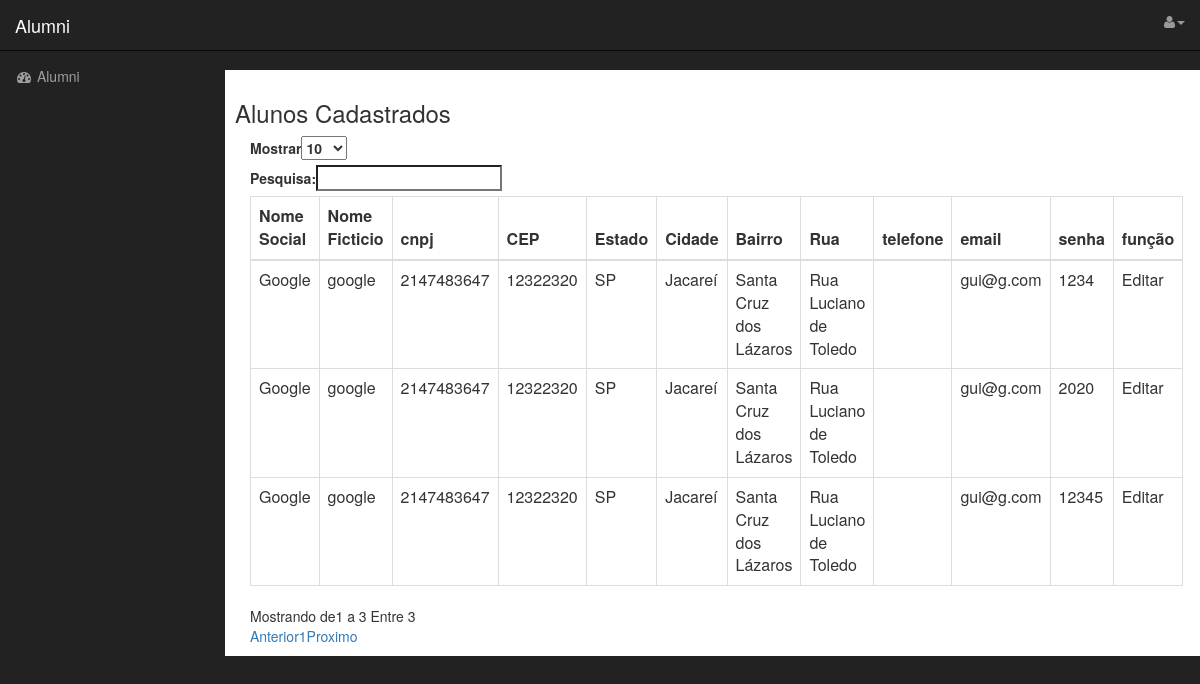
The app's page /adm/PHP/empresa.php with its own data.
### tables this page shows
CREATE TABLE `empresa` (
  `id_emp` int(11) NOT NULL,
  `nsocial` varchar(40) NOT NULL,
  `nficticio` varchar(40) NOT NULL,
  `cnpj` int(20) NOT NULL,
  `cep` int(40) NOT NULL,
  `estado` varchar(40) NOT NULL,
  `cidade` varchar(40) NOT NULL,
  `bairro` varchar(40) NOT NULL,
  `rua` varchar(40) NOT NULL,
  `telefone` varchar(40) NOT NULL,
  `email` varchar(40) NOT NULL,
  `senha` varchar(40) NOT NULL
);

### adm/PHP/empresa.php (the view, shortened to what this page needs)
<!DOCTYPE html>
<html lang="pt-br">
<head>
    <link href="../css/bootstrap.min.css" rel="stylesheet">
    <link href="../css/sb-admin.css" rel="stylesheet">
    <link href="../font-awesome/css/font-awesome.min.css" rel="stylesheet" type="text/css">
    <link rel="stylesheet" type="text/css" href="../css/estilo1.css" />
    <link rel="stylesheet" type="text/css" href="https://cdn.datatables.net/v/dt/dt-1.10.15/datatables.min.css"/>
</head>
<body>
    <div id="wrapper" class="fullheight">
        <nav class="navbar navbar-inverse navbar-fixed-top" role="navigation">
            <div class="navbar-header">
                <a class="navbar-brand" href="../index.php">Alumni</a>
            </div>
              <?php
                include('menu_usuario.php');
            ?>
                <div class="collapse navbar-collapse navbar-ex1-collapse">
                <ul class="nav navbar-nav side-nav">
                    <li>
                        <a href="../index.php"><i class="fa fa-fw fa-dashboard"></i> Alumni</a>
                    </li>
            <div class="collapse navbar-collapse navbar-ex1-collapse">
                <ul class="nav navbar-nav side-nav">
                    <li>
                        <a href="../index.php"><i class="fa fa-fw fa-dashboard"></i> Alumni</a>
                    </li>
                </ul>
            </div>
        </nav>
        <div id="page-wrapper" class="fullheight">
<h3>Alunos Cadastrados</h3>
            <div class="container-fluid">
                <div class="row">
                    <div class="col-lg-12" style="overflow-x:auto">
                        <table id="datat" class="table table-hover table-bordered">
                            <thead>
                                <tr>
                                    <th>Nome Social</th>
                                    <th>Nome Ficticio</th>
                                    <th>cnpj</th>
                                    <th>CEP</th>
                                    <th>Estado</th>
                                    <th>Cidade</th>
                                    <th>Bairro</th>
                                    <th>Rua</th>
                                    <th>telefone</th>
                                    <th>email</th>
                                    <th>senha</th>
                                    <th>função</th>
                                </tr>
                            </thead>
                            <tbody>
                            <?php
                            include 'conecta.php';
                            mysqli_select_db($conecta, 'alumni') or print(mysqli_error());
                            $sql = 'SELECT * FROM `empresa`';
                            $result = mysqli_query($conecta, $sql);
                            While($consulta = mysqli_fetch_array($result)) {
                                echo "<tr>
                                <td>$consulta[nsocial]</td>
                                <td>$consulta[nficticio]</td>
                                <td>$consulta[cnpj]</td>
                                <td>$consulta[cep]</td>
                                <td>$consulta[estado]</td>
                                <td>$consulta[cidade]</td>
                                <td>$consulta[bairro]</td>
                                <td>$consulta[rua]</td>
                               <td>$consulta[telefone]</td>
                               <td>$consulta[email]</td>
                                <td>$consulta[senha]</td>
                                <td>
                                <a?id_emp=$consulta[id_emp]'>Editar</a>
                                </td>
                                </tr>";
                            }
                            ?>
                            </tbody>
                        </table>
                    </div>
                </div>
            </div>
        </div>
    </div>
</body>
</html>

### adm/PHP/menu_usuario.php (shortened to what this page needs)
<?php
		echo  "<ul class='nav navbar-right top-nav'>"
                ."<li class='dropdown'> "
                ."    <a href='#' class='dropdown-toggle' data-toggle='dropdown'><i class='fa fa-user'></i>";
        echo  "<b class='caret'></b></a>"
                ."    <ul class='dropdown-menu'>"
                ."        <li>"
                ."           <a href='../../php/logout.php'><i class='fa fa-fw fa-power-off'></i> Log Out</a>"
                ."        </li>"
                ."    </ul>"
                ."</li>"
            ."</ul>";
?>

### adm/css/sb-admin.css (style rules this page uses)
body { margin-top: 100px; background-color: #222; }
@media (min-width:768px) { body { margin-top: 50px; } }
#wrapper { padding-left: 0; }
#page-wrapper { width: 100%; padding: 0; background-color: #fff; }
@media (min-width:768px) { #wrapper { padding-left: 225px; } }
@media (min-width:768px) { #page-wrapper { padding: 10px; } }
.top-nav { padding: 0 15px; }
.top-nav>li { display: inline-block; float: left; }
.top-nav>li>a { padding-top: 15px; padding-bottom: 15px; line-height: 20px; color: #999; }
@media (min-width:768px) { .side-nav { position: fixed; top: 51px; left: 225px; width: 225px; margin-left: -225px; border: none; border-radius: 0; overflow-y: auto; background-color: #222; bottom: 0; overflow-x: hidden; padding-bottom: 40px; } }
@media (min-width:768px) { .side-nav>li>a { width: 225px; } }

### records on screen
empresa: nsocial "Google", nficticio "google", cnpj "2147483647", cep "12322320", estado "SP", cidade "Jacareí", bairro "Santa Cruz dos Lázaros", rua "Rua Luciano de Toledo", email "gui@g.com", senha "1234"
empresa: nsocial "Google", nficticio "google", cnpj "2147483647", cep "12322320", estado "SP", cidade "Jacareí", bairro "Santa Cruz dos Lázaros", rua "Rua Luciano de Toledo", email "gui@g.com", senha "2020"
empresa: nsocial "Google", nficticio "google", cnpj "2147483647", cep "12322320", estado "SP", cidade "Jacareí", bairro "Santa Cruz dos Lázaros", rua "Rua Luciano de Toledo", email "gui@g.com", senha "12345"
